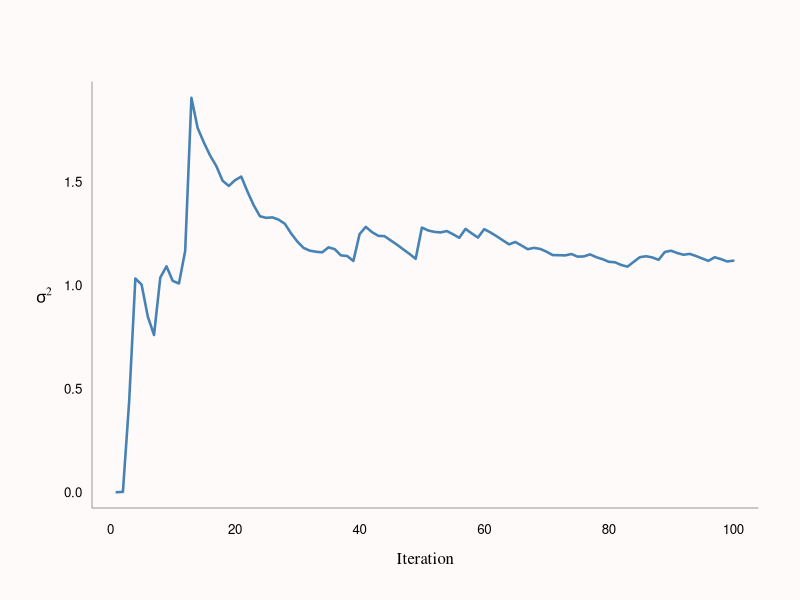
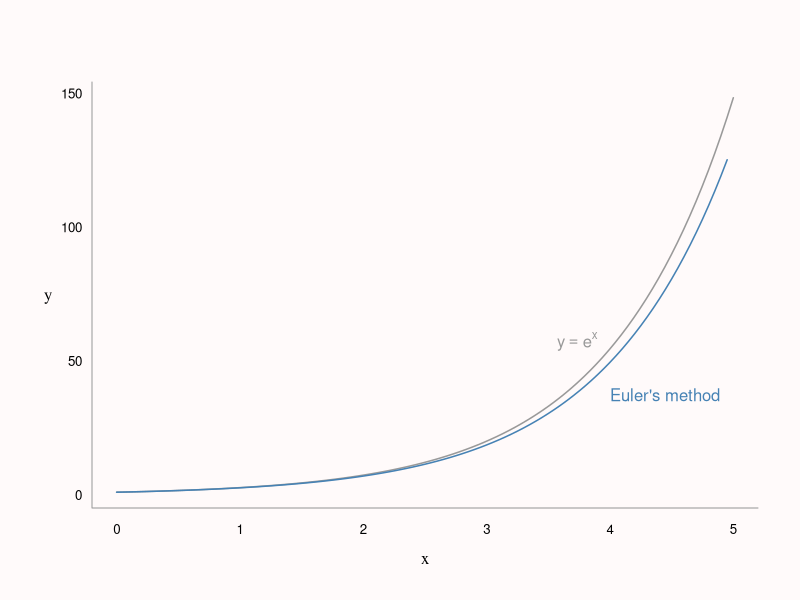
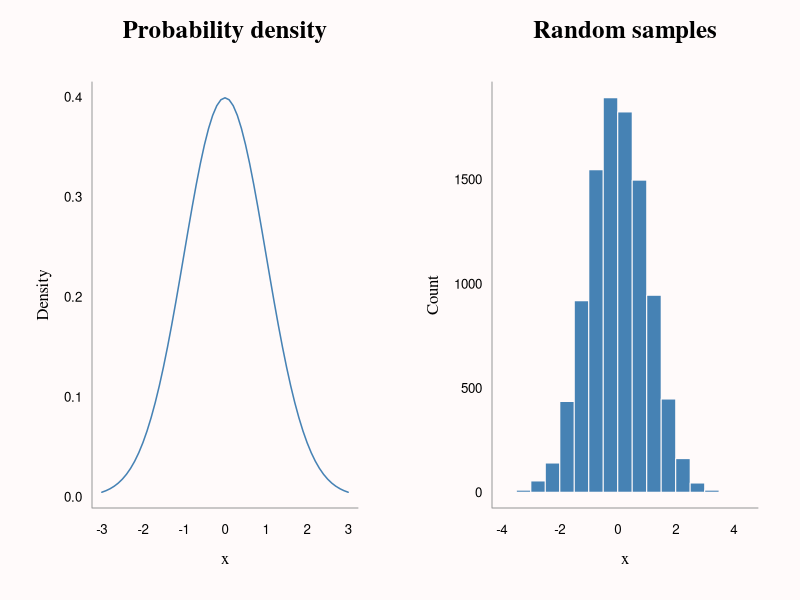
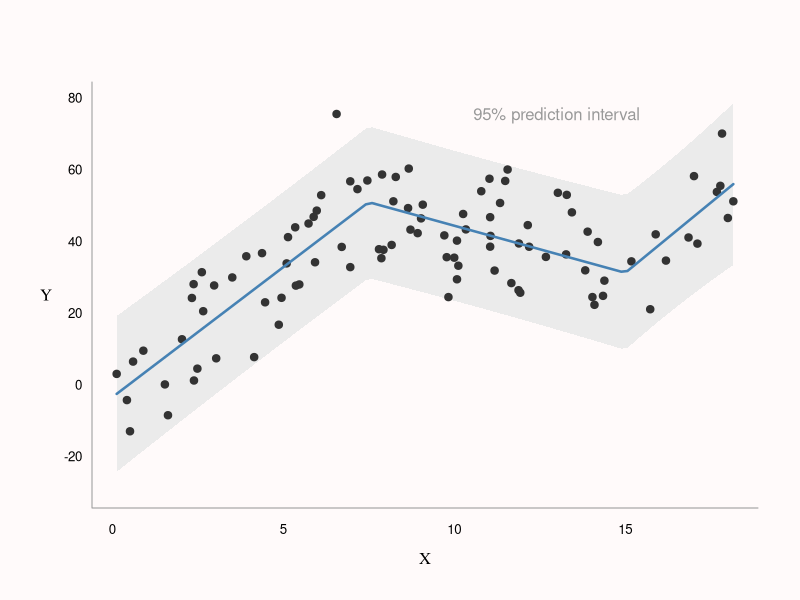
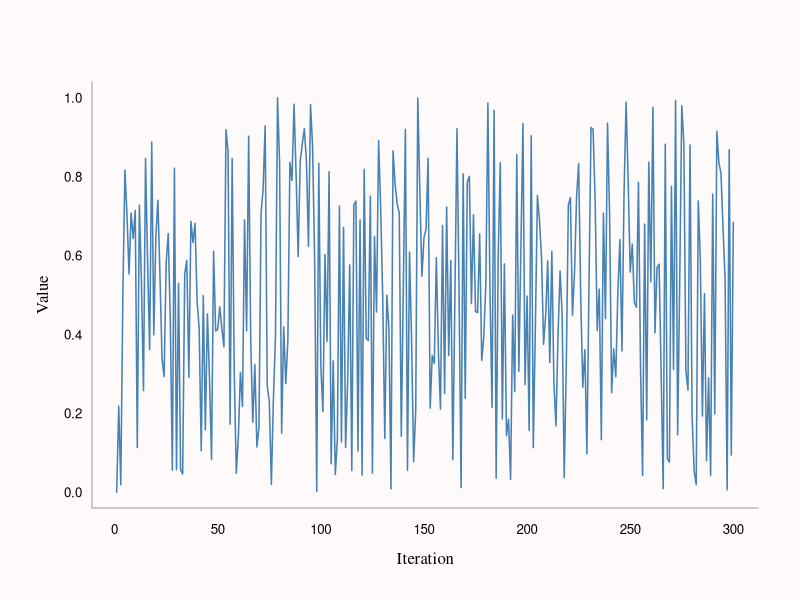

The R source for these figures, in order:
## ---- chunk 1

knitr::opts_chunk$set(echo = TRUE, message=FALSE, warning=FALSE, 
                      fig.align='center')
knitr::opts_knit$set(global.par = TRUE)

## ---- chunk 2

library(colorspace)

col_bg <- 'snow'
col_highlight <- 'steelblue'
col_fade <- 'grey60'

par(bg = col_bg, las = 1, bty = 'L',
    mar = c(4.5, 4.5, 4, 2) + 0.1, cex.axis = 0.8)

## ---- chunk 3

x <- rnorm(100)
n <- seq_along(x)

cmu <- numeric(100)
cmu[1] <- x[1]
csumsq <- numeric(100)

# Compute cumulative variance (+ mean) via updating
for (i in 2:100) {
  cmu[i] <- (n[i - 1] * cmu[i - 1] + x[i]) / n[i] # Cumulative mean
  csumsq[i] <- csumsq[i - 1] +                    # Cumulative sum of squares
    (x[i] - cmu[i - 1]) * (x[i] - cmu[i])
}

csigma1 <- csumsq / (n - 1)
csigma1[1] <- 0

# Compute cumulative variance the effortful way
csigma2 <- numeric(100)
for (i in 2:100) {
  csigma2[i] <- var(x[1:i])
}

all.equal(csigma1, csigma2)

## ---- chunk 4

par(bg = col_bg)
plot(1:length(csigma1), csigma1, type = 'l', 
     col = col_highlight, lwd = 2.5, axes = FALSE,
     xlab = '', ylab = '')
axis(1, line = -0.5, tick = FALSE)
axis(2, line = -0.5, tick = FALSE)
box(bty = 'L', col = col_fade)
mtext('Iteration', 1, line = 2, family = 'serif')
mtext(expression(sigma^2), 2, line = 2, family = 'serif')

## ---- chunk 5

# Derivative of function y
dy <- function(y) y

# Inputs: derivative function, initial x, initial y, stepsize, length
euler <- function(dy = NULL, x0 = 0, y0 = 1, stepsize = 0.1, len = 100) {
  
  x <- numeric(len)
  y <- numeric(len)
  
  x[1] <- x0
  y[1] <- y0
  
  # Iterate: 1) increment x by stepsize
  #          2) increment y by stepsize times derivative
  for (i in 2:len) {
    x[i] <- x[i - 1] + stepsize
    y[i] <- y[i - 1] + stepsize * dy(y[i - 1])
  }

  # Return list of x's and y's
  list(x = x, y = y)
}

# Example
b <- euler(dy, stepsize = 0.05)
x <- seq(0, 5, length.out = 100)

# Plot code not shown (see .Rmd)
## ---- chunk 6

plot(x, exp(x), type = 'l', xlab = '', ylab = '', 
     col = col_fade, axes = FALSE, lwd = 1.5)
lines(b$x, b$y, col = col_highlight, lwd = 1.5)
text(expression(y == e^x), 
     x = b$x[80] - 0.05, y = b$y[80] + 10, adj = 1, 
     col = col_fade)
text("Euler's method", 
     x = b$x[80] + 0.05, y = b$y[80] - 10, adj = 0, 
     col = col_highlight)
axis(1, tick = FALSE, line = -0.5)
axis(2, tick = FALSE, line = -0.5, las = 1)
mtext('x', 1, line = 2, family = 'serif')
mtext('y', 2, line = 2, family = 'serif')
box(bty = 'L', col = col_fade)

## ---- chunk 7

det_row <- function(mat) {
  
  nr <- nrow(mat)
  fact <- numeric(nr - 1)
  
  for (i in seq_len(nr - 1)) {
    # Normalize current row (1 in first column) & save the multiplication factor
    fact[i] <- mat[i, i]
    mat[i, ] <- mat[i, ] / mat[i, i]
    
    # Subtract multiples of current row from rows below (get all 0's)
    for (j in (i + 1):nr)
      mat[j, ] <- mat[j, ] - mat[j, i] * mat[i, ] 
  }
  # Take the product of mult. factors & the last (unscaled) value in the matrix 
  prod(fact) * mat[nr, nr]
}

# Example

set.seed(12345)
mat <- matrix(sample(1:9), ncol = 3)

c(det_row(mat), det(mat))

## ---- chunk 8

# Probability density function (normal)
pdf <- function(x) (1 / sqrt(2 * pi)) * exp(-1/2 * (x)^2)

# ...suppose we didn't have rnorm() but had the pdf() above

# Use R's numerical integration to make a CDF
cdf <- function(x) {
  integrate(pdf, 0, x)[[1]]
}

# Make inverse CDF by numeric approximation (linear)
cumdens <- sapply(seq(0.01, 5, 0.01), cdf)
icdf <- approxfun(cumdens, seq(0.01, 5, 0.01))

# Draw random samples & transform via ICDF (+ flip sign)
samples <- runif(10000, 0, 0.5)
x <- icdf(samples) * ifelse(runif(1000, 0, 2) > 1, 1, -1)

# Plot code not shown (see .Rmd)
## ---- chunk 9

par(mfrow = c(1, 2))
plot(seq(-3, 3, 0.1), pdf(seq(-3, 3, 0.1)), type = 'l',
     xlab = '', ylab = '', main = '',  axes = FALSE,
     col = col_highlight, lwd = 1.5)
axis(1, tick = FALSE, line = -0.5)
axis(2, tick = FALSE, line = -0.5)
mtext('x', 1, line = 2, family = 'serif')
mtext('Density', 2, line = 2, family = 'serif', las = 0)
mtext('Probability density', 3, line = 2, family = 'serif', 
      font = 2, cex = 1.5)
box(col = col_fade)

hist(x, main = '', xlab = '', ylab = '', col = col_highlight,
     border = col_bg, axes = FALSE)
axis(1, tick = FALSE, line = -0.5)
axis(2, tick = FALSE, line = -0.5)
mtext('x', 1, line = 2, family = 'serif')
mtext('Count', 2, line = 2.5, family = 'serif', las = 0)
mtext('Random samples', 3, line = 2, family = 'serif', 
      font = 2, cex = 1.5)
box(col = col_fade)
par(mfrow = c(1, 1))

## ---- chunk 10
n <- 100
x <- round(runif(n, 0, 19), 2)

tau <- c(7.5, 15) # Knots
X <- cbind(x, pmax(outer(x, tau, '-'), 0)) # If x > knot, diff from knot, else 0
betas <- c(5, -10, 10) # Coefficients

y <- 0 + 2 * x + X %*% betas + rnorm(n, 0, 10)

fit1 <- lm(y ~ ., data = data.frame(X))
coef1 <- coef(fit1)

newx <- seq(min(x), max(x), length.out = 100)
newX <- cbind(newx, pmax(outer(newx, tau, '-'), 0))
colnames(newX) <- c('x', 'V2', 'V3')

#newy <- coef1[1] + newX %*% coef1[-1]
newy <- predict(fit1, data.frame(newX), type = 'response',
                interval = 'prediction')

## ---- chunk 11

par(bg = col_bg)
plot(x, y, type = 'n', axes = FALSE, xlab = '', ylab = '',
     ylim = c(-30, 80))
polygon(c(newx, rev(newx)),
        c(newy[, 2], rev(newy[, 3])),
        border = NA, col = 'grey92')
points(x, y, pch = 19, col = 'grey20')
lines(newx, newy[, 1], col = col_highlight, lwd = 2.5)
text(13, 75, label = '95% prediction interval', col = col_fade)
axis(1, tick = FALSE, line = -0.5)
axis(2, tick = FALSE, line = -0.5, las = 1)
box(bty = 'L', col = 'grey60')
mtext('X', 1, line = 2, family = 'serif')
mtext('Y', 2, line = 2, family = 'serif')

## ---- chunk 12

s0 <- 1
a <- 1597
b <- 51749
M <- 244944

nsamples <- 300

s <- numeric(nsamples)
s[1] <- s0

for (i in 2:nsamples) {
  s[i] = (a * s[i - 1] + b) %% M
}

s <- s / max(s)

# Plot code not shown (see .Rmd)
## ---- chunk 13

plot(1:nsamples, s, type = 'l',
     xlab = '', ylab = '', 
     col = col_highlight, lwd = 1.5,
     axes = FALSE)
axis(1, tick = FALSE, line = -0.5)
axis(2, tick = FALSE, line = -0.5)
mtext('Iteration', 1, line = 2, family = 'serif')
mtext('Value', 2, line = 2, family = 'serif', las = 0)
box(col = col_fade)
